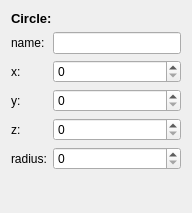
<?xml version="1.0" encoding="UTF-8"?>
<ui version="4.0">
 <class>CirclePropertiesWidget</class>
 <widget class="QWidget" name="CirclePropertiesWidget">
  <property name="geometry">
   <rect>
    <x>0</x>
    <y>0</y>
    <width>192</width>
    <height>213</height>
   </rect>
  </property>
  <property name="sizePolicy">
   <sizepolicy hsizetype="Minimum" vsizetype="Minimum">
    <horstretch>0</horstretch>
    <verstretch>0</verstretch>
   </sizepolicy>
  </property>
  <property name="windowTitle">
   <string>Form</string>
  </property>
  <layout class="QVBoxLayout" name="verticalLayout">
   <item>
    <widget class="QLabel" name="titleLabel">
     <property name="font">
      <font>
       <pointsize>10</pointsize>
       <weight>75</weight>
       <bold>true</bold>
      </font>
     </property>
     <property name="text">
      <string>Circle:</string>
     </property>
    </widget>
   </item>
   <item>
    <layout class="QFormLayout" name="formLayout">
     <item row="0" column="0">
      <widget class="QLabel" name="nameLabel">
       <property name="text">
        <string>name:</string>
       </property>
      </widget>
     </item>
     <item row="0" column="1">
      <widget class="QLineEdit" name="nameEdit"/>
     </item>
     <item row="1" column="0">
      <widget class="QLabel" name="xLabel">
       <property name="text">
        <string>x:</string>
       </property>
      </widget>
     </item>
     <item row="1" column="1">
      <widget class="QSpinBox" name="xSpinner">
       <property name="maximum">
        <number>9999</number>
       </property>
      </widget>
     </item>
     <item row="2" column="0">
      <widget class="QLabel" name="yLabel">
       <property name="text">
        <string>y:</string>
       </property>
      </widget>
     </item>
     <item row="2" column="1">
      <widget class="QSpinBox" name="ySpinner">
       <property name="maximum">
        <number>9999</number>
       </property>
      </widget>
     </item>
     <item row="4" column="0">
      <widget class="QLabel" name="heightSpinner">
       <property name="text">
        <string>radius:</string>
       </property>
      </widget>
     </item>
     <item row="4" column="1">
      <widget class="QSpinBox" name="radiusSpinner">
       <property name="maximum">
        <number>9999</number>
       </property>
      </widget>
     </item>
     <item row="3" column="0">
      <widget class="QLabel" name="zLabel">
       <property name="text">
        <string>z:</string>
       </property>
      </widget>
     </item>
     <item row="3" column="1">
      <widget class="QSpinBox" name="zSpinner">
       <property name="maximum">
        <number>9999</number>
       </property>
      </widget>
     </item>
    </layout>
   </item>
   <item>
    <spacer name="verticalSpacer">
     <property name="orientation">
      <enum>Qt::Vertical</enum>
     </property>
     <property name="sizeHint" stdset="0">
      <size>
       <width>20</width>
       <height>40</height>
      </size>
     </property>
    </spacer>
   </item>
  </layout>
 </widget>
 <resources/>
 <connections/>
</ui>
